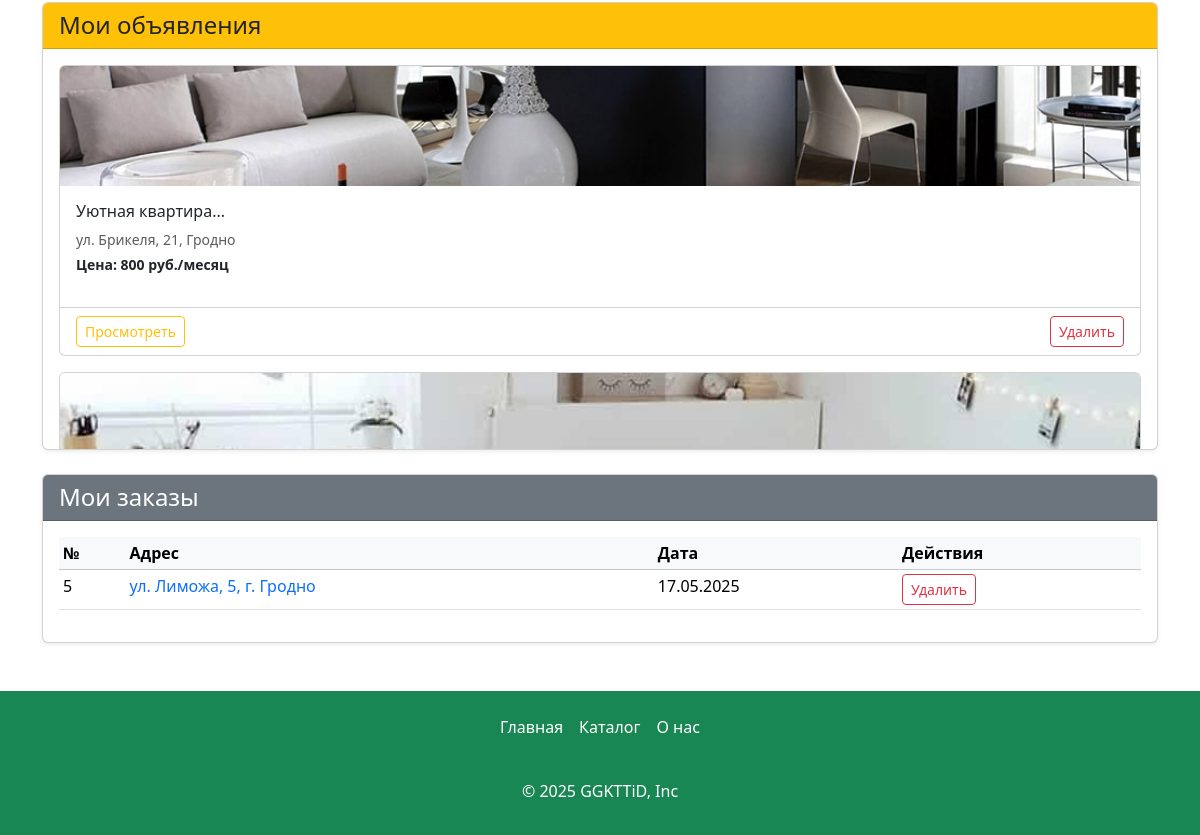
The page /profile (signed in, lower part) on the database as committed earlier.
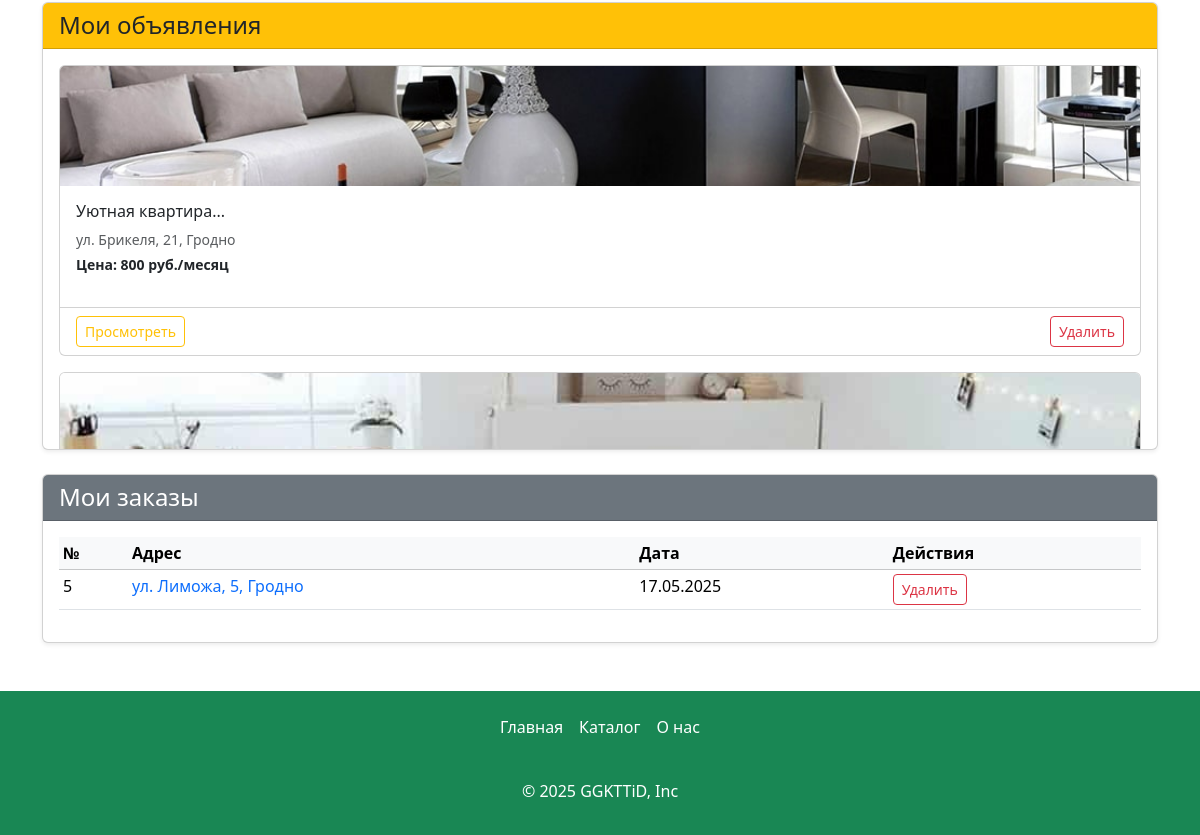
The same page on the database as committed later.
### app.py (models this page shows, shortened)
class Orders(db.Model):
    id = db.Column(db.Integer,primary_key=True)
    id_user = db.Column(db.Integer, db.ForeignKey('users.id'))
    id_article = db.Column(db.Integer, db.ForeignKey('articles.id'))
    date = db.Column(db.DateTime)

class Articles(db.Model):
    id = db.Column(db.Integer,primary_key=True)
    title = db.Column(db.String(100))
    text = db.Column(db.Text)
    image_name = db.Column(db.String(100))
    category = db.Column(db.String(100))
    price = db.Column(db.Integer)
    floor = db.Column(db.Integer)
    entrance = db.Column(db.Integer)
    type_app = db.Column(db.String(100))
    address= db.Column(db.String(100))
    count_rooms = db.Column(db.Integer)
    hide = db.Column(db.Boolean, default=True)
    id_user = db.Column(db.Integer, db.ForeignKey('users.id'))
    orders = db.relationship('Orders', backref='article', lazy=True)
    images = db.relationship('Image', backref='article', lazy=True, cascade="all, delete-orphan")

### app.py (the view, shortened to what this page needs)
@app.route('/profile', methods=['GET', 'POST'])
def profile():
    if not 'name' in session:
        abort(401)
    total_user = Users.query.filter_by(email=session['name']).first()
    articles = Articles.query.filter_by(id_user=total_user.id).all()
    orders = Orders.query.filter_by(id_user=total_user.id).join(Articles).all()
    notifications = Notification.query.filter_by(user_id=total_user.id)\
        .order_by(Notification.created_at.desc()).all()
    return render_template("profile.html",articles=articles,orders=orders,notifications=notifications)

### app.py (called while the page is built)
@app.context_processor
def inject_unread_messages():
    if 'name' in session:
        current_user = Users.query.filter_by(email=session['name']).first()
        unread_count = Messages.query.filter_by(recipient_id=current_user.id, is_read=False).count()
        return dict(unread_messages=unread_count)
    return dict(unread_messages=0)

@app.context_processor
def inject_user():
    def get_user_name():
        if 'name' in session:
            return Users.query.filter_by(email=session['name']).first()
    return dict(active_user=get_user_name())

@app.context_processor
def inject_unread_count():
    if 'name' in session:
        user = Users.query.filter_by(email=session['name']).first()
        if user:
            unread_count = Notification.query.filter_by(user_id=user.id, is_read=False).count()
            return dict(unread_notifications=unread_count)
    return dict(unread_notifications=0)

### templates/profile.html (shortened to what this page needs)
{% extends 'base.html' %}
{% block main %}
<main>
    <div class="container my-5">
         <div class="card mb-4 shadow-sm">
          <div class="card-header bg-warning text-dark">
              <h4 class="my-0 fw-normal">Мои объявления</h4>
          </div>
          <div class="card-body" style="max-height: 400px; overflow-y: auto;">
              {% if articles %}
              <div class="row row-cols-1 g-3">
                  {% for article in articles %}
                  <div class="col">
                      <div class="card h-100">
                          <img src="../static/img/upload/{{article.image_name}}" class="card-img-top" alt="{{article.title}}" style="height: 120px; object-fit: cover;">
                          <div class="card-body">
                              <h6 class="card-title">{{article.title|truncate(20)}}</h6>
                              <p class="text-muted small mb-1">{{article.address|truncate(25)}}</p>
                              <p class="fw-bold small">Цена: {{article.price}} руб./{% if article.type_app == "Посуточная" %}сутки{% else %}месяц{% endif %}</p>
                          </div>
                          <div class="card-footer bg-transparent py-2">
                              <div class="d-flex justify-content-between">
                                  <a href="/card/{{article.id}}" class="btn btn-sm btn-outline-warning">
                                      Просмотреть
                                  </a>
                                  <a href="/delete-article/{{article.id}}" class="btn btn-sm btn-outline-danger">
                                      Удалить
                                  </a>
                              </div>
                          </div>
                      </div>
                  </div>
                  {% endfor %}
              </div>
              {% else %}
              <div class="text-center py-4">
                  <i class="bi bi-info-circle fs-1 text-muted"></i>
                  <p class="text-muted">У вас пока нет объявлений</p>
              </div>
              {% endif %}
          </div>
      </div>
        <div class="card shadow-sm">
          <div class="card-header bg-secondary text-white">
              <h4 class="my-0 fw-normal">Мои заказы</h4>
          </div>
          <div class="card-body" style="max-height: 300px; overflow-y: auto;">
              {% if not orders %}
              <div class="text-center py-4">
                  <i class="bi bi-cart-x fs-1 text-muted"></i>
                  <p class="text-muted">У вас пока нет заказов</p>
              </div>
              {% else %}
              <div class="table-responsive">
                  <table class="table table-sm table-hover">
                      <thead class="table-light">
                          <tr>
                              <th scope="col">№</th>
                              <th scope="col">Адрес</th>
                               <th scope="col">Дата</th>
                              <th scope="col">Действия</th>
                          </tr>
                      </thead>
                      <tbody>
                          {% for order in orders %}
                          <tr>
                              <td>{{order.id}}</td>
                              <td><a href="/card/{{order.article.id}}" class="text-decoration-none">{{order.article.address}}</a></td>
                              <td>{{order.date.strftime('%d.%m.%Y')}}</td>
                              <td>
                                  <a href="/delete-order/{{order.id}}" class="btn btn-sm btn-outline-danger">
                                      Удалить
                                  </a>
                              </td>
                          </tr>
                          {% endfor %}
                      </tbody>
                  </table>
              </div>
              {% endif %}
          </div>
      </div>
    </div>
</main>
{% endblock %}

Rows that differ between the two databases and show on the page:
changed through a linked row, Orders id 5: article.address "ул. Лиможа, 5, г. Гродно" → "ул. Лиможа, 5, Гродно"
